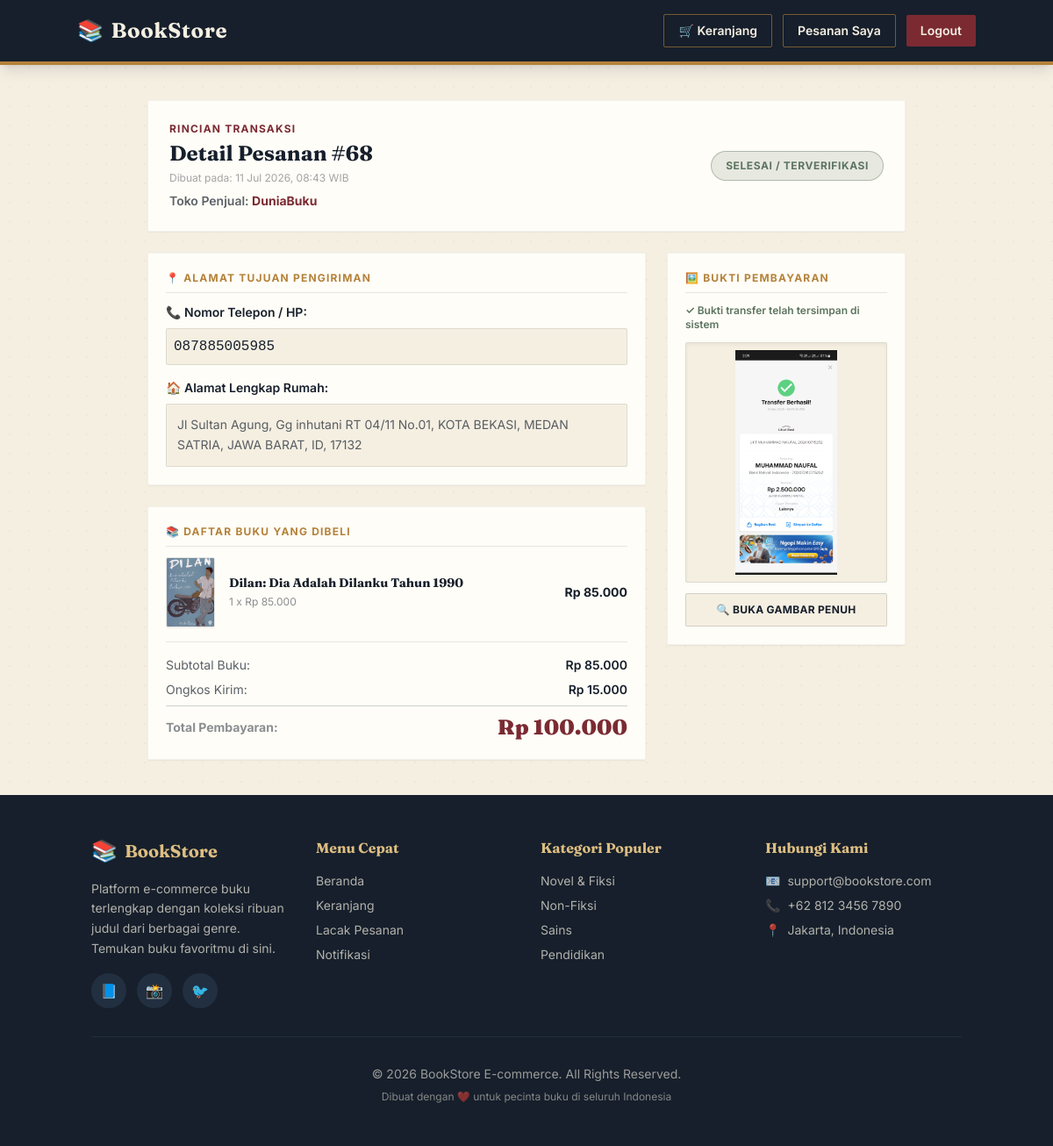
The page /buyer/detail_pesanan.php?order_id=68 (signed in) on the database its author committed.
### tables this page shows
CREATE TABLE `orders` (
  `id` int(11) NOT NULL,
  `buyer_id` int(11) NOT NULL,
  `seller_id` int(11) NOT NULL,
  `total_amount` decimal(10,2) NOT NULL,
  `status` enum('pending','paid','shipped','completed','cancelled') DEFAULT 'pending',
  `address` text NOT NULL,
  `phone` varchar(20) NOT NULL,
  `created_at` timestamp NOT NULL DEFAULT current_timestamp()
);

CREATE TABLE `users` (
  `id` int(11) NOT NULL,
  `name` varchar(100) NOT NULL,
  `email` varchar(100) NOT NULL,
  `password` varchar(255) NOT NULL,
  `full_name` varchar(100) DEFAULT NULL,
  `phone` varchar(20) DEFAULT NULL,
  `address` text DEFAULT NULL,
  `role` enum('admin','seller','buyer') NOT NULL,
  `created_at` timestamp NOT NULL DEFAULT current_timestamp(),
  `is_verified` tinyint(1) DEFAULT 0
);

CREATE TABLE `order_items` (
  `id` int(11) NOT NULL,
  `order_id` int(11) NOT NULL,
  `product_id` int(11) NOT NULL,
  `quantity` int(11) NOT NULL,
  `price` decimal(10,2) NOT NULL
);

CREATE TABLE `products` (
  `id` int(11) NOT NULL,
  `seller_id` int(11) NOT NULL,
  `name` varchar(255) NOT NULL,
  `description` text DEFAULT NULL,
  `price` decimal(10,2) NOT NULL,
  `stock` int(11) NOT NULL,
  `category_id` int(11) NOT NULL,
  `author` varchar(100) DEFAULT NULL,
  `image` varchar(255) DEFAULT NULL
);

CREATE TABLE `payments` (
  `id` int(11) NOT NULL,
  `order_id` int(11) NOT NULL,
  `payment_method` varchar(50) NOT NULL,
  `proof` varchar(255) NOT NULL,
  `status` enum('unverified','verified','rejected') DEFAULT 'unverified'
);

### buyer/detail_pesanan.php (the view, shortened to what this page needs)
<?php
include '../config/database.php';
$buyer_id = $_SESSION['user_id'];
$order_id = mysqli_real_escape_string($db, $_GET['order_id']);
$query_order = mysqli_query($db, "SELECT o.id AS order_id, o.total_amount, o.status AS order_status,
                                         o.address, o.phone, o.created_at, u.name AS nama_toko, p.proof
                                  FROM orders o
                                  JOIN users u ON o.seller_id = u.id
                                  LEFT JOIN payments p ON o.id = p.order_id
                                  WHERE o.id = '$order_id' AND o.buyer_id = '$buyer_id'");
$data_order = mysqli_fetch_assoc($query_order);
$query_items = mysqli_query($db, "SELECT oi.quantity, oi.price, p.name AS judul_buku, p.image
                                  FROM order_items oi
                                  JOIN products p ON oi.product_id = p.id
                                  WHERE oi.order_id = '$order_id'");
?>
<!DOCTYPE html>
<html lang="id">
<head>
    <script src="https://cdn.tailwindcss.com"></script>
</head>
<body class="bg-paper min-h-screen font-sans text-ink">
    <nav class="bg-ink text-paper p-4 shadow-lg border-b-4 border-brass">
        <div class="container mx-auto flex justify-between items-center">
            <a href="index.php" class="text-2xl font-serif font-bold tracking-wide flex items-center gap-2">
                <span class="text-brass-light">📚</span> BookStore
            </a>
            <div class="flex items-center space-x-3">
                <a href="cart.php" class="border border-brass/60 hover:bg-brass hover:text-ink px-4 py-2 rounded-sm font-semibold transition flex items-center gap-1 text-sm">
                    🛒 Keranjang
                </a>
                <a href="track_order.php" class="border border-brass/60 hover:bg-brass hover:text-ink px-4 py-2 rounded-sm font-semibold transition text-sm block">
                    Pesanan Saya
                </a>
                <a href="../auth/logout.php" class="bg-maroon hover:bg-maroon-light px-4 py-2 rounded-sm font-semibold transition text-sm">
                    Logout
                </a>
            </div>
        </div>
    </nav>
    <main class="container mx-auto py-10 px-4 max-w-4xl">
        <div class="bg-card border border-ink/5 p-6 rounded-sm shadow-sm mb-6 flex flex-col sm:flex-row sm:justify-between sm:items-center gap-4">
            <div>
                <p class="text-xs font-bold uppercase tracking-widest text-maroon mb-1">Rincian Transaksi</p>
                <h1 class="text-2xl font-serif font-bold text-ink">Detail Pesanan #<?= $data_order['order_id']; ?></h1>
                <p class="text-xs text-ink/40 mt-1">Dibuat pada: <?= date('d M Y, H:i', strtotime($data_order['created_at'])); ?> WIB</p>
                <p class="text-sm font-semibold text-ink/70 mt-2">Toko Penjual: <span class="text-maroon font-bold"><?= $data_order['nama_toko']; ?></span></p>
            </div>
            <div>
                <?php if ($data_order['order_status'] == 'pending') : ?>
                    <span class="bg-brass-light/25 text-brass border border-brass/40 text-xs px-4 py-2 rounded-full font-bold uppercase tracking-wider block text-center">Menunggu Validasi</span>
                <?php else : ?>
                    <span class="bg-sage/15 text-sage border border-sage/40 text-xs px-4 py-2 rounded-full font-bold uppercase tracking-wider block text-center">Selesai / Terverifikasi</span>
                <?php endif; ?>
            </div>
        </div>
        <div class="grid grid-cols-1 md:grid-cols-3 gap-6">
            <div class="md:col-span-2 space-y-6">
                <div class="bg-card border border-ink/5 p-5 rounded-sm shadow-sm">
                    <h2 class="text-xs font-bold text-brass uppercase tracking-widest border-b border-ink/10 pb-2 mb-3">📍 Alamat Tujuan Pengiriman</h2>
                    <p class="text-sm text-ink font-semibold mb-2">📞 Nomor Telepon / HP:</p>
                    <p class="text-base text-ink font-mono bg-paper p-2 rounded-sm border border-ink/10 mb-4"><?= htmlspecialchars($data_order['phone']); ?></p>
                    <p class="text-sm text-ink font-semibold mb-2">🏠 Alamat Lengkap Rumah:</p>
                    <div class="text-sm text-ink/70 bg-paper p-3 rounded-sm border border-ink/10 leading-relaxed">
                        <?= nl2br(htmlspecialchars($data_order['address'])); ?>
                    </div>
                </div>
                <div class="bg-card border border-ink/5 p-5 rounded-sm shadow-sm">
                    <h2 class="text-xs font-bold text-brass uppercase tracking-widest border-b border-ink/10 pb-2 mb-3">📚 Daftar Buku Yang Dibeli</h2>
                    <div class="divide-y divide-dashed divide-ink/10">
                        <?php while ($item = mysqli_fetch_assoc($query_items)) : ?>
                            <div class="flex items-center py-3 first:pt-0 last:pb-0">
                                <img src="../assets/uploads/<?= !empty($item['image']) ? $item['image'] : 'default_book.png'; ?>"
                                     alt="Cover" class="w-14 h-20 object-cover rounded-sm border border-ink/10 shadow-sm mr-4">
                                <div class="flex-1">
                                    <h3 class="font-serif font-bold text-ink text-sm leading-snug"><?= $item['judul_buku']; ?></h3>
                                    <p class="text-xs text-ink/50 mt-1"><?= $item['quantity']; ?> x Rp <?= number_format($item['price'], 0, ',', '.'); ?></p>
                                </div>
                                <div class="text-right">
                                    <p class="font-bold text-ink text-sm">Rp <?= number_format($item['price'] * $item['quantity'], 0, ',', '.'); ?></p>
                                </div>
                            </div>
                        <?php endwhile; ?>
                    </div>
                    <?php
                    $subtotal_items = 0;
                    mysqli_data_seek($query_items, 0);
                    while ($item = mysqli_fetch_assoc($query_items)) {
                        $subtotal_items += ($item['price'] * $item['quantity']);
                    }
                    $shipping_cost = $data_order['total_amount'] - $subtotal_items;
                    ?>
                    <div class="border-t border-ink/10 mt-4 pt-4 space-y-2">
                        <div class="flex justify-between items-center text-sm">
                            <span class="text-ink/70">Subtotal Buku:</span>
                            <span class="font-semibold text-ink">Rp <?= number_format($subtotal_items, 0, ',', '.'); ?></span>
                        </div>
                        <div class="flex justify-between items-center text-sm">
                            <span class="text-ink/70">Ongkos Kirim:</span>
                            <span class="font-semibold text-ink">Rp <?= number_format($shipping_cost, 0, ',', '.'); ?></span>
                        </div>
                        <div class="flex justify-between items-center pt-2 border-t border-ink/20">
                            <span class="text-sm font-bold text-ink/50">Total Pembayaran:</span>
                            <span class="text-2xl font-serif font-black text-maroon">Rp <?= number_format($data_order['total_amount'], 0, ',', '.'); ?></span>
                        </div>
                    </div>
                </div>
            </div>
            <div class="space-y-6">
                <div class="bg-card border border-ink/5 p-5 rounded-sm shadow-sm">
                    <h2 class="text-xs font-bold text-brass uppercase tracking-widest border-b border-ink/10 pb-2 mb-3">🖼️ Bukti Pembayaran</h2>
                    <?php if (!empty($data_order['proof'])) : ?>
                        <p class="text-xs text-sage font-semibold mb-3">✓ Bukti transfer telah tersimpan di sistem</p>
                        <div class="border border-ink/10 rounded-sm overflow-hidden bg-paper p-2 mb-3 shadow-inner">
                            <img src="../assets/uploads/<?= $data_order['proof']; ?>" alt="Bukti Transfer" class="w-full max-h-64 object-contain rounded-sm">
                        </div>
                        <a href="../assets/uploads/<?= $data_order['proof']; ?>" target="_blank"
                           class="block text-center bg-paper text-ink border border-ink/15 hover:bg-ink hover:text-brass-light px-4 py-2.5 rounded-sm text-xs font-bold transition uppercase tracking-wide">
                            🔍 Buka Gambar Penuh
                        </a>
                    <?php else : ?>
                        <div class="text-center py-6">
                            <p class="text-sm text-maroon italic">Belum ada bukti transfer yang diunggah untuk pesanan ini.</p>
                        </div>
                    <?php endif; ?>
                </div>
            </div>
        </div>
    </main>
    <?php include '../components/buyer_footer.php'; ?>
</body>
</html>

### buyer/detail_pesanan.php (style rules this page uses)
body { background-color: #F5EFE2; background-image: radial-gradient(#00000008 1px, transparent 1px); background-size: 22px 22px; }

### rows shown on the page
orders: id "68", created_at "11 Jul 2026, 08:43", users.name "DuniaBuku", phone "087885005985", address "Jl Sultan Agung, Gg inhutani RT 04/11 No.01, KOTA BEKASI, MEDAN SATRIA, JAWA BARAT, ID, 17132", total_amount "15.000", total_amount "100.000", payments.proof (picture)
order_items: product.image (picture), product.name "Dilan: Dia Adalah Dilanku Tahun 1990", quantity "1", price "85.000", $item['price'] * $item['quantity'] "85.000"

### other values the page prints
$subtotal_items "85.000"
